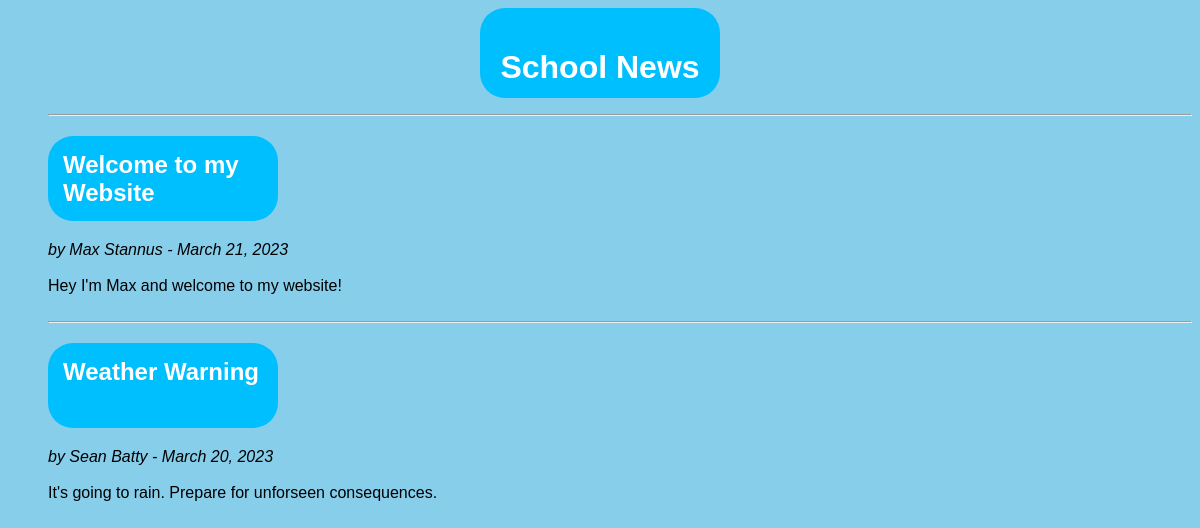
Before: / with the older database file.
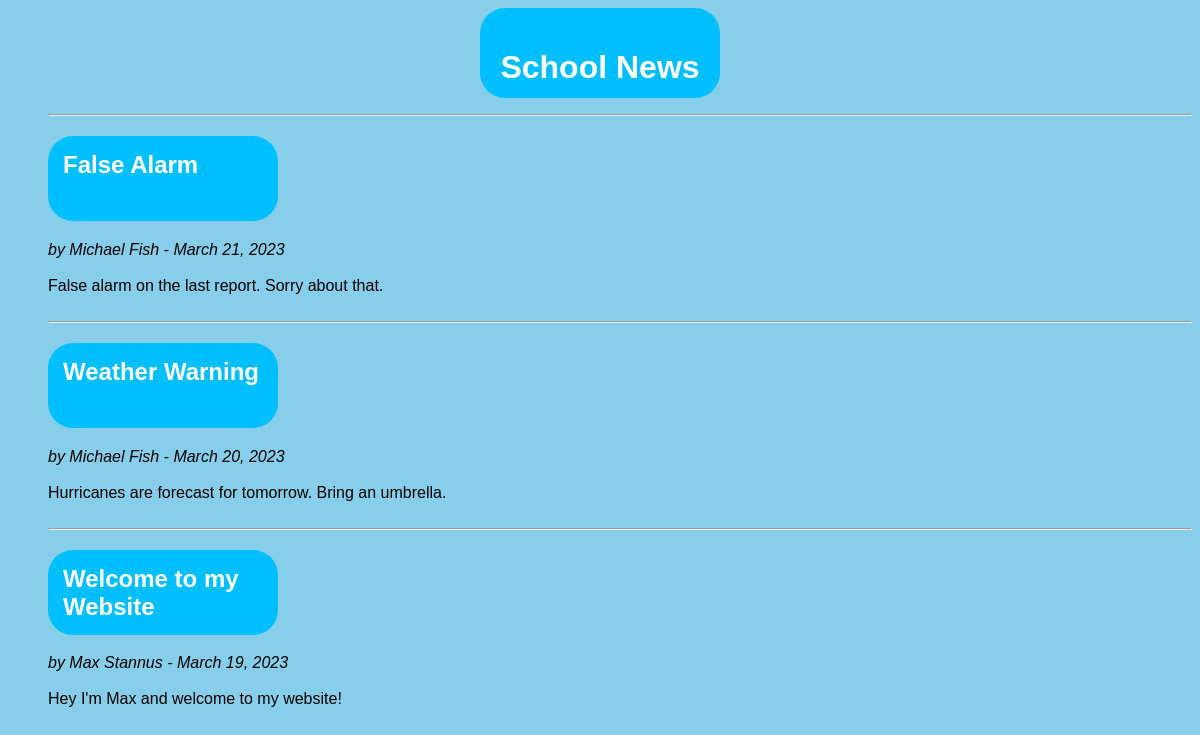
After: the same page with the newer database file.
### schoolnews/models.py (models this page shows, shortened)
class Page(models.Model):
    title = models.CharField(max_length = 128)
    author = models.CharField(max_length = 128)
    content = models.TextField()
    date = models.DateField()

### schoolnews/views.py (the view)
# urls.py: path('', views.index, name='index')]
def index(request):
    page_list = Page.objects.order_by('-date')
    context_dict = {'pages': page_list}
    return render(request, 'schoolnews/index.html', context=context_dict)

### templates/schoolnews/index.html (shortened to what this page needs)
<!DOCTYPE html>
<html>
    <head>
    </head>
    <body style ="background-color:#87CEEB">
        <div class="header">
        <h1>
            School News
        </h1>
        </div>
        <div>
    {% if pages %}
        <ul >
        {% for page in pages %}
        <hr>
            <h2 class="title">{{ page.title }}</h2>
            <i class = "content">by {{ page.author }} - {{ page.date }}</i><br></br>
            <div class = "content">{{ page.content }}</div><br />
        {% endfor %}
        </ul>
    {% else %}
        <strong>There are no pages present</strong>
    {% endif %}
    </div>
    </body>
</html>

### templates/schoolnews/index.html (style rules this page uses)
.header { text-align: center; margin: auto; padding: 20px; border-radius: 25px; border-color: black; color: white; background-color: #00BFFF; width: 200px; height: 50px; font-family: Arial, sans-serif; }
.title { color : white; padding: 15px; border-radius: 25px; background-color: #00BFFF; width: 200px; height: 55px; font-family: Arial, sans-serif;" }
.content { font-family: Arial, sans-serif; }

Changed rows visible on the page:
added Page: title "False Alarm", author "Michael Fish", date "March 21, 2023", content "False alarm on the last report. Sorry about that."
changed Page "Weather Warning": author "Sean Batty" → "Michael Fish"; content "It's going to rain. Prepare for unforseen consequences." → "Hurricanes are forecast for tomorrow. Bring an umbrella."; moves up the list
changed Page "Welcome to my Website": date "March 21, 2023" → "March 19, 2023"
